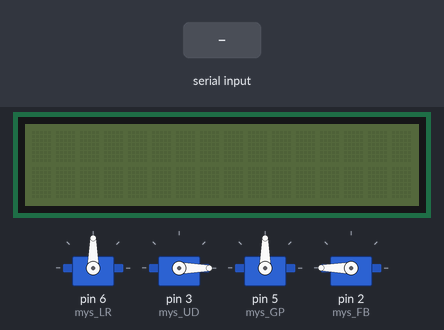
This sketch was run on a simulated Arduino Uno, built with avr-gcc and run on an emulated ATmega328P. On the bench: 4 × servo, 16×2 character LCD. The test bench sets the inputs (shaded band).

Above: at 1.2 s.
1.3 s: "90,45,200\n" received over Serial
At 2.8 s:
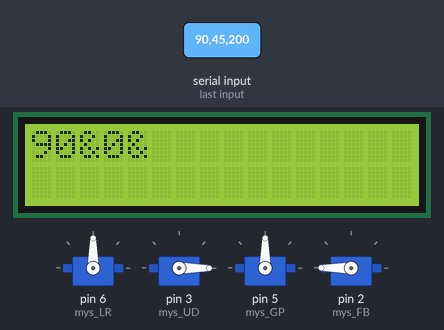
4.3 s: "0\n" received over Serial
At 6.0 s:
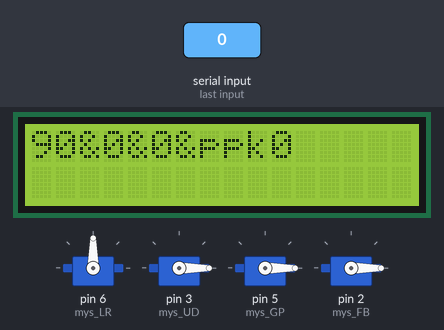
7.3 s: "30,150,10\n" received over Serial
At 10.1 s:
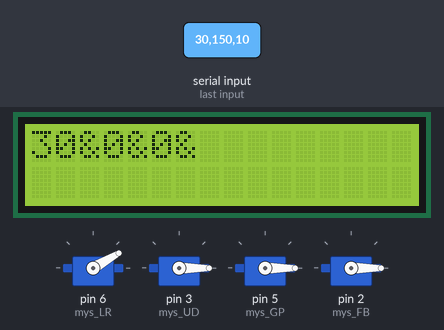
10.3 s: "0\n" received over Serial
At 11.3 s:
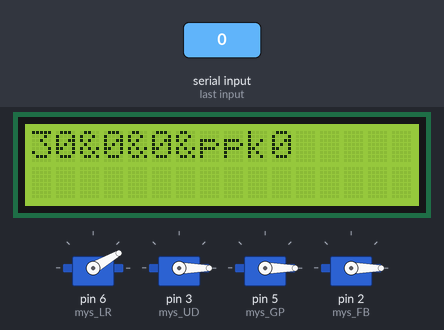
11.8 s: "5\n" received over Serial
At 12.7 s:
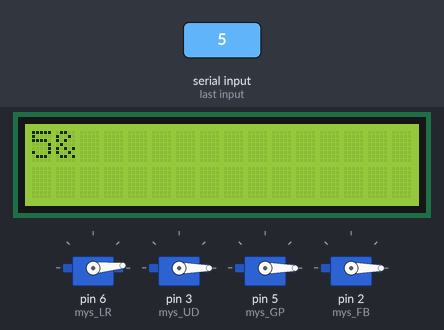
Timing chart, 0 to 14.8 s (numbered marks = the images above; inputs shaded):
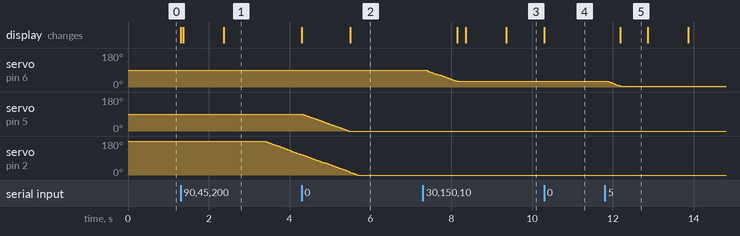

The sketch:

robotarm.ino
```cpp
#include <LiquidCrystal.h>
#include <VarSpeedServo.h>

// servo宣言
VarSpeedServo mys_LR;
VarSpeedServo mys_UD;
VarSpeedServo mys_GP;
VarSpeedServo mys_FB;

LiquidCrystal lcd(7, 8, 9, 10, 11, 12);

// 文字列受け取り
String label_LR = "null";
String label_UD = "null";
String label_FB = "null";

// 文字列を数値に変換したものを格納
int angle_LR;
int angle_UD;
int angle_FB;
String GP = "null";
int SP1 = 50;
int flag = 0;
int cnt = 0;

void setup() {
  Serial.begin(115200);
  mys_LR.attach(6);
  mys_UD.attach(3);
  mys_GP.attach(5);
  mys_FB.attach(2);
}

void loop() {
  if(Serial.available() > 0){
    flag = 1;
    cnt = 0;
    lcd.begin(16, 2);          // LCDの桁数と行数を指定する(16桁2行)
    lcd.clear();               // LCD画面をクリア
    lcd.setCursor(0, 0);       // カーソルの位置を指定

    // 左右
    label_LR = Serial.readStringUntil('\n');
    angle_LR = label_LR.toInt();
    mys_LR.write(angle_LR,SP1);
    // 文字列出力
    lcd.print(angle_LR);       // 文字の表示
    lcd.print("&");            // 文字の表示


    //上下
    label_UD = Serial.readStringUntil('\n');
    angle_UD = label_UD.toInt();
    mys_UD.write(angle_UD,SP1);
    // 文字列出力
    lcd.print(angle_UD);       // 文字の表示
    lcd.print("&");            // 文字の表示

    // 前後
    label_FB = Serial.readStringUntil('\n');
    angle_FB = label_FB.toInt();
    mys_FB.write(angle_FB,SP1);
    // 文字列出力
    lcd.print(angle_FB);       // 文字の表示
    lcd.print("&");            // 文字の表示

    // グーパー
    GP = Serial.readStringUntil('\n');
    if(GP.compareTo("1") == 0) {        // グーの時
       mys_GP.write(90,SP1,true);
       lcd.print("gpk");
    }else if (GP.compareTo("0") == 0){  // パーの時
       mys_GP.write(0,SP1,true);
       lcd.print("ppk");
    }

    lcd.print(GP);              // 文字の表示


  }else{                        //データがない時下記の初期値を与えている
    cnt += 1;
    if(cnt > 100000){
      flag = 0;
    }
    if (flag == 0){
      mys_LR.write(90);
      mys_UD.write(0);
      mys_FB.write(180);
    }
  }
}
```

Measured:
- after the input at 1.3 s, servo on pin 2 (mys_FB): moves from 180° to 107° over 0.90 s, starting after 2.1 s; the display: first changes at once (image 1 shows a later state)
- after the input at 4.3 s, servo on pin 5 (mys_GP): moves from 90° to 0° over 1.1 s, starting at once
- after the input at 7.3 s, servo on pin 6 (mys_LR): moves from 90° to 30° over 0.76 s, starting after 0.09 s; the display: first changes after 0.85 s (image 3 shows a later state)
- after the input at 10.3 s, the display: changes at once (image 4)
- after the input at 11.8 s, servo on pin 6 (mys_LR): moves from 30° to 5° over 0.30 s, starting after 0.08 s; the display: changes after 0.38 s (image 5)
- what the display in image 5 shows lasts 0.7 s, from 12.2 s to 12.9 s
